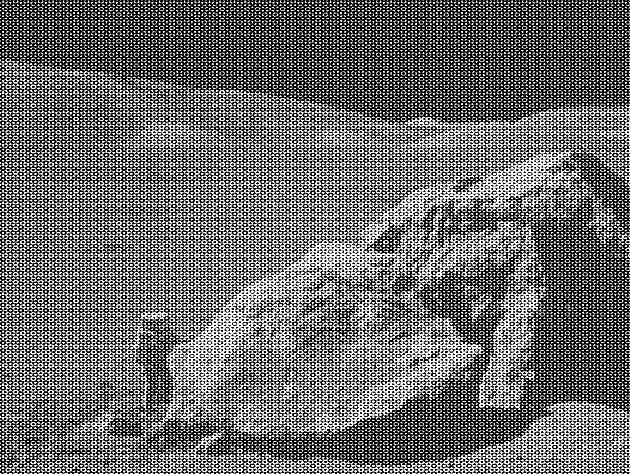
#> input picture moonlanding_corrupted.png, 630 x 474 px
$ jupyter execute final_project.ipynb
#> lines starting #> are read from the running program, lines starting #| are printed output that depends on the picture
### SCC5830 - Image Processing - Final Project
2019 - 1st semester
#### Gabriel Gazetta de Araujo.  nº USP 10877911

## Image restoration: Periodic noise removal

### Abstract:

Images with patterned noises can be difficult to process or even to visualize. These patterns are high-frequency noises that scatter throughout the images. With that said, this final project aims to design a code capable of removing periodic noise (pattern) from images. In order to remove those patterns, it is necessary to convert the images to the frequency domain through Fourier Transform in order to visualize and cancel out those high-frequency regions with filters that cancels the specific high-frequency areas in the image, resulting in an image with no pattern and little to no blur.

At first, the main step is to import all the libraries needed for this project. And then, defining a function to read an image.

[cell 1]
import numpy as np
from scipy.fftpack import fftn, ifftn, fftshift, ifft2
import matplotlib.pyplot as plt
import imageio
from PIL import Image

## Introduction

[cell 2]
def get_img():
    filename = str(input("Image address ")).rstrip()
#> the answer given: moonlanding_corrupted.png
    img = imageio.imread(filename)
#> img is the input picture: shape (474, 630); min 0, max 255, mean 108.1
    return img

[cell 3]
img = get_img()
plt.imshow(img, cmap = "gray")

As can be seen, this image has a high-frequency noise, presented by the gingham pattern throughout the image.
Our goal here is to successfully remove this pattern without losing too much information from the image itself.
Visualizing this image in the Fourier Spectra can help to better understand what has to be done and how.

[cell 4]
fimg = fftn(img)
fimg = (np.log(1+np.abs(fftshift(fimg))))
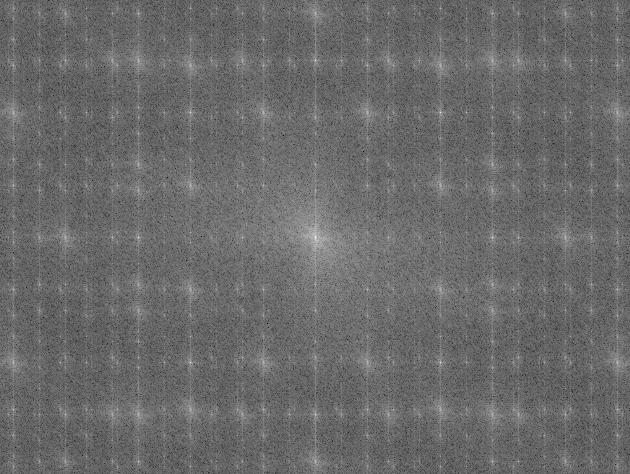
#> fimg: shape (474, 630) float64; min 3.18, max 17.29, mean 9.08; drawn with min black and max white
plt.imshow(np.real(fimg), cmap = "gray")

Analyzing the Fourier Spectra, it can be said that some of the information available in the spectra can be seen on the image itself, such as a diagonal line corresponding to Lena's hat. However, four small dots can be found in each quadrant, these high-frequency points are related to the patterns disturbing the image. With that said, removing these dots will most likely remove the noise on the image as well. Before that, let's define a function that converts images to the frequency domain while doubles it in size.

[cell 5]
def spatialtofreq(img):
    m, n = img.shape
#> m = 474; n = 630
    diff = abs(m-n)
#> diff = 156
    new_m, new_n = m, n
#> new_m = 474; new_n = 630
    if(m > n):
        new_n = n+diff
    else:
        new_m = m+diff
#> new_m = 630
    nimg = np.zeros((new_m,new_n))
    nimg[:m,:n] = img
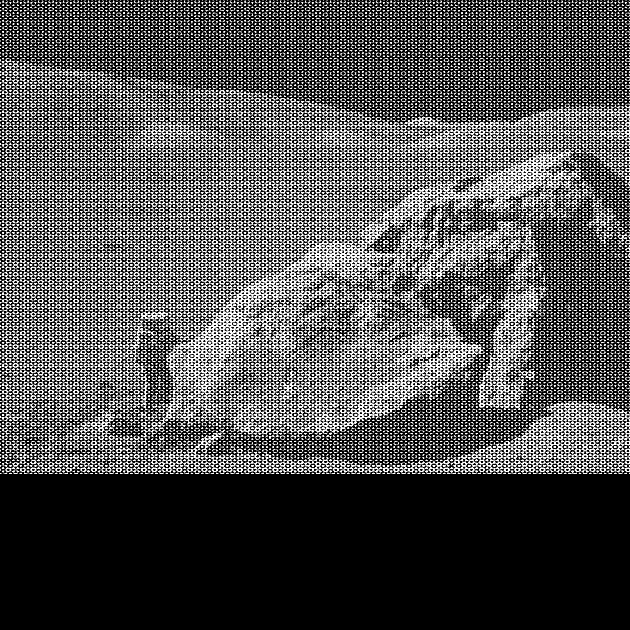
#> nimg: shape (630, 630) float64; min 0, max 255, mean 81.3
    ftimg = fftn(nimg)
    ftimg = fftshift(ftimg)
    return ftimg

The idea here is to create a function that filters out the minimum necessary area to remove the patterns on the image. Because of that, a band-stop filter, that creates a band on a specific area and removes high frequencies on it is the advised approach to this project.
With that said, creating those filters to apply to the image is necessary. In this project, the approach is to use Gaussian and Butterworth Band-Reject filters and then, apply a Notch filter to filter out the smallest area possible in order not to lose too much information on the picture.

[cell 6]
def butterworth(euclideand, cutofffrequency, bandwidth, order):
    divisor = (((euclideand**2)-(cutofffrequency**2)))**(2.*order) * (1+((euclideand*bandwidth)))
    if divisor == 0 :
        return 1
    result = 1 / divisor
    return result

[cell 7]
def gaussian(euclideand, cutofffrequency, bandwidth):
        result = 1-np.exp(-((euclideand**2-cutofffrequency**2)/(euclideand*bandwidth))**2)
        return result

[cell 8]
def in_circle(x,y,i,j,r):
    dist_from_center = np.sqrt(np.square(i-x) + np.square(j-y))
    return dist_from_center <= r


def notch(filter, array, r):
    for line in array:
        x = line[0]
        y = line[1]
        for i in range(x-r,x+r+1):
            for j in range(y-r,y+r+1):
                if in_circle(i,j,x,y,r):
                    try:
                        if i>=0 or j>=0:
                            filter[i,j] = 1
                        else:
                            pass
                    except:
                        pass
    return filter

After defining the mask, the next step is to create the filter itself. The outcome will depend on the type selected.

[cell 9]
def Filter(img):
    type = (input("Insert type of filter: "))
    m,n = np.shape(img)
    imgout = np.zeros((m,n))
    cx = np.floor(m/2)+1
    cy = np.floor(n/2)+1
    if(type == "notch"):
                notches = np.array(eval(input("Insert array with coordinates ")))
                r = int(input("Insert notch radius "))
                imgout = notch(imgout, notches, r)
                imgout = 1 - imgout
    elif type == "butterworth" or "gaussian":
        bandwidth = int(input("Bandwidth: "))
        cutofffrequency = int(input("Cut-off Frequency: "))
        order = int(input("Order: "))
        for x in range(m):
            for y in range(n):
                euclideand = np.sqrt((x-cx)**2+(y-cy)**2)
                if(type == "butterworth"):
                    imgout[x,y] = butterworth(euclideand, cutofffrequency, bandwidth, order)
                elif(type == "gaussian"):
                    imgout[x,y] = gaussian(euclideand, cutofffrequency, bandwidth)
    return imgout

[cell 10]
ftimg = spatialtofreq(img)
ftimg_plot = np.log(1+np.abs(ftimg))
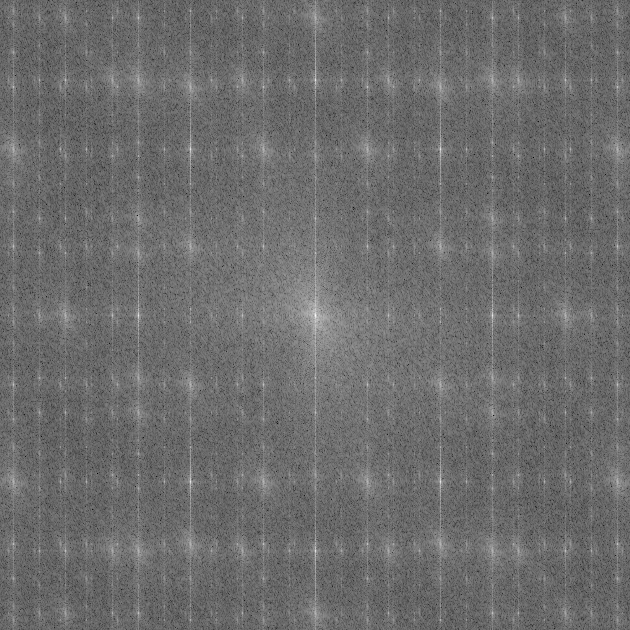
#> ftimg_plot: shape (630, 630) float64; min 2.94, max 17.29, mean 9.08; drawn with min black and max white
plt.imshow(ftimg_plot, cmap = "gray")
